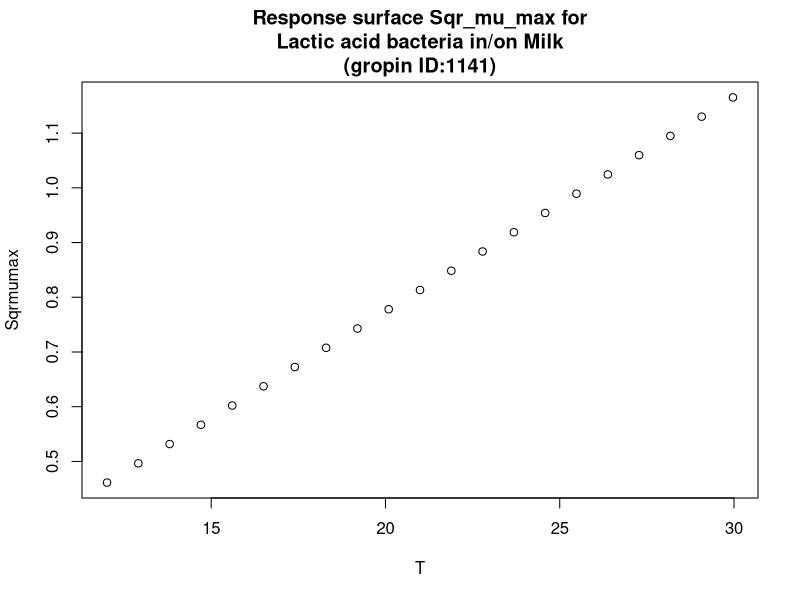

R code for this plot:
#############################
# start of Parameter script
#############################
T <- seq(12.012,29.97002997003,length.out=21)
#############################
# end of Parameter script
#############################
############################# 
# start of Model script Gropin ID 1141 
#############################
 
# constant coefficients for this model
 
variables <- data.frame(T)
argumentsPar <- unique.data.frame(expand.grid(variables))
 
# heart of the model
response_surface <- function(T) {
   mumax <-0.0392*(T-0.244)

	return(mumax=mumax)
} 

# output parameters
responseSurface <- cbind(argumentsPar,response_surface(argumentsPar['T']))
colnames(responseSurface) <- c(colnames(argumentsPar),'Sqrmumax')
#############################
# End of Model script
#############################
############################# 
# start of Visualisation script Gropin ID 1141 
#############################
titleText <-'Response surface Sqr_mu_max for
Lactic acid bacteria in/on Milk
(gropin ID:1141)'
plot(T,responseSurface$'Sqrmumax',xlab='T',
                          ylab='Sqrmumax',main=titleText)
#############################
# End of Visualisation script
#############################
